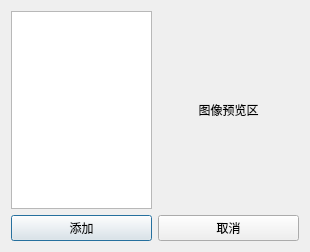
<?xml version="1.0" encoding="UTF-8"?>
<ui version="4.0">
 <class>ImageSelect</class>
 <widget class="QDialog" name="ImageSelect">
  <property name="geometry">
   <rect>
    <x>0</x>
    <y>0</y>
    <width>310</width>
    <height>252</height>
   </rect>
  </property>
  <property name="windowTitle">
   <string>图像选择</string>
  </property>
  <property name="windowIcon">
   <iconset resource="../images.qrc">
    <normaloff>:/按钮图标/Window/res/图标.png</normaloff>:/按钮图标/Window/res/图标.png</iconset>
  </property>
  <layout class="QGridLayout" name="gridLayout" columnstretch="1,1">
   <item row="0" column="0">
    <widget class="QListView" name="listView">
     <property name="editTriggers">
      <set>QAbstractItemView::EditTrigger::NoEditTriggers</set>
     </property>
    </widget>
   </item>
   <item row="0" column="1">
    <widget class="QLabel" name="label">
     <property name="maximumSize">
      <size>
       <width>200</width>
       <height>200</height>
      </size>
     </property>
     <property name="text">
      <string>图像预览区</string>
     </property>
     <property name="alignment">
      <set>Qt::AlignmentFlag::AlignCenter</set>
     </property>
    </widget>
   </item>
   <item row="1" column="0">
    <widget class="QPushButton" name="pushButton">
     <property name="text">
      <string>添加</string>
     </property>
    </widget>
   </item>
   <item row="1" column="1">
    <widget class="QPushButton" name="pushButton_2">
     <property name="text">
      <string>取消</string>
     </property>
    </widget>
   </item>
  </layout>
 </widget>
 <resources>
  <include location="../images.qrc"/>
 </resources>
 <connections/>
</ui>
